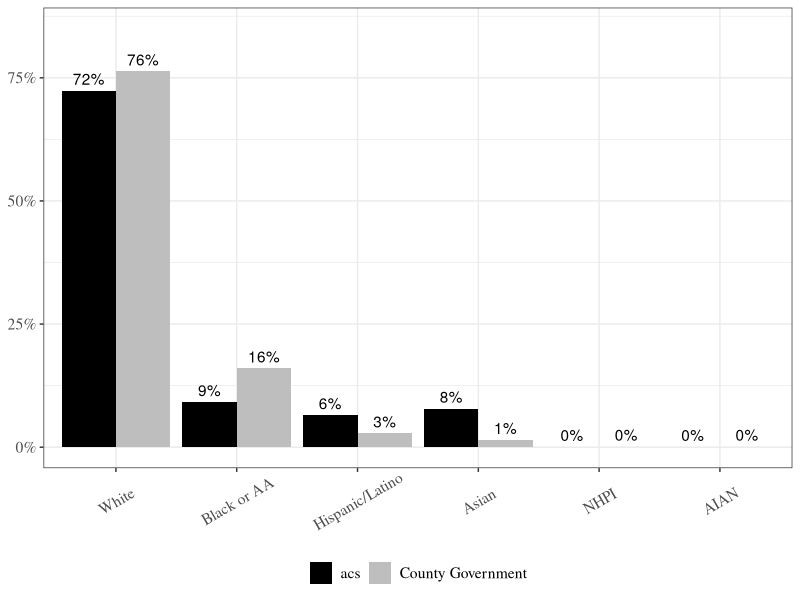

Source code (R):
'%!in%' <- function(x,y)!('%in%'(x,y))
library('tidyverse')
library('patchwork')

# race 
mont_race <- readxl::read_excel("montco_materials/mont_co_clean.xlsx", sheet = "race") |> 
  filter(race != "One Race") |> mutate(race2 = case_when(
    race == "White"~"White",
    race == "Black or African American"~"Black or AA",
    race == "Asian"~"Asian",
    race == "Native Hawaiian and Other Pacific Islander"~"NHPI",
    race == "American Indian and Alaska Native" ~ "AIAN",
    race == "Some Other Race" ~ "Other",
    race == "Two or More Races" ~ "Other",
    race == "Hispanic or Latino (of any race)" ~ "Hispanic/Latino"),
    source = "County Government") |> 
  filter(race2 != "Other") |> select(percent, race2, source)
head(mont_race)

acs_race <- read.csv("mont_acs_race.csv")[-1] 
acs_race <- acs_race |> 
  mutate(race2 = case_when(
  variable == "white"~"White",
  variable == "black"~"Black or AA",
  variable == "asian"~"Asian",
  variable == "nhpi"~"NHPI",
  variable == "native_aa" ~ "AIAN",
  variable == "latino" ~ "Hispanic/Latino"),
  source = "acs") |> filter(is.na(race2) == FALSE) |> 
  select(race2, pct_race, source) |> rename(percent = pct_race)
head(acs_race)
# create other category 
# acs_race[7,]$race2 <- "Other"
# acs_race[7,]$pct_race <- 0
# acs_race[7,]$pct_race <- 1- sum(acs_race$pct_race)

## join and plot 
df <- rbind(acs_race, mont_race)
head(df, 100)

df$race2 <- factor(df$race2, 
               levels=c("White", "Black or AA", "Hispanic/Latino","Asian", "NHPI","AIAN"))

(
  race_f1 <- ggplot(df, aes(x = race2, y = percent, fill = source)) + 
    geom_bar(position = position_dodge(width = .9), stat = "identity") +
    scale_fill_manual(values=c("black", "grey")) +
    geom_text(aes(x = race2, y = percent, group = source,
                  label = scales::percent(percent, accuracy = 1)), 
              position=position_dodge(width=.9), vjust = -.5)+
    labs(x = NULL, y = NULL) +
    scale_y_continuous(labels = scales::percent, 
                       breaks = c(0,.25,.5,.75, 1), limits = c(0,.85)) + 
    theme_bw() +
    theme(legend.title = element_blank(), 
          legend.position = "bottom",
          axis.text.x = element_text(angle = 30, vjust = .6, hjust=.5),
          text=element_text(size=14,  family="Times"))   
)

cowplot::save_plot(filename = "mont_race_total_single.png", plot = race_f1 , nrow = 1, ncol = 1, dpi = 1500)
